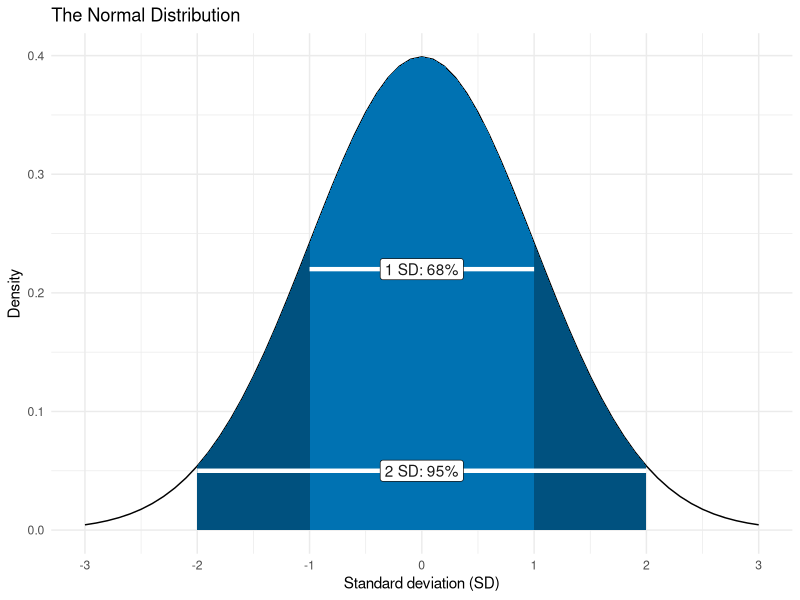
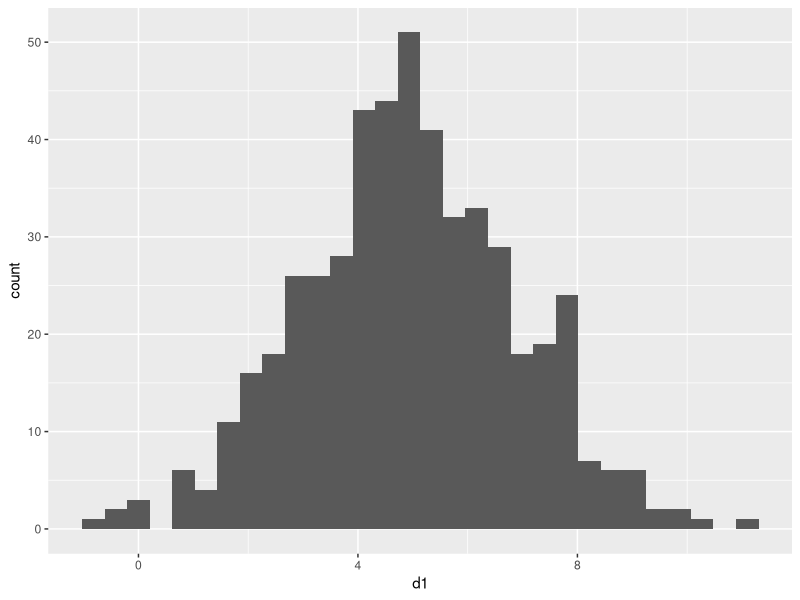
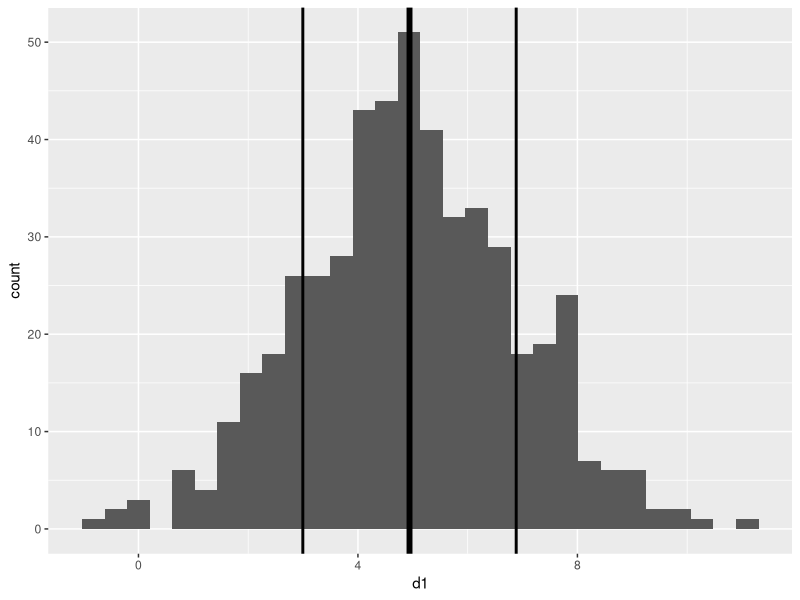
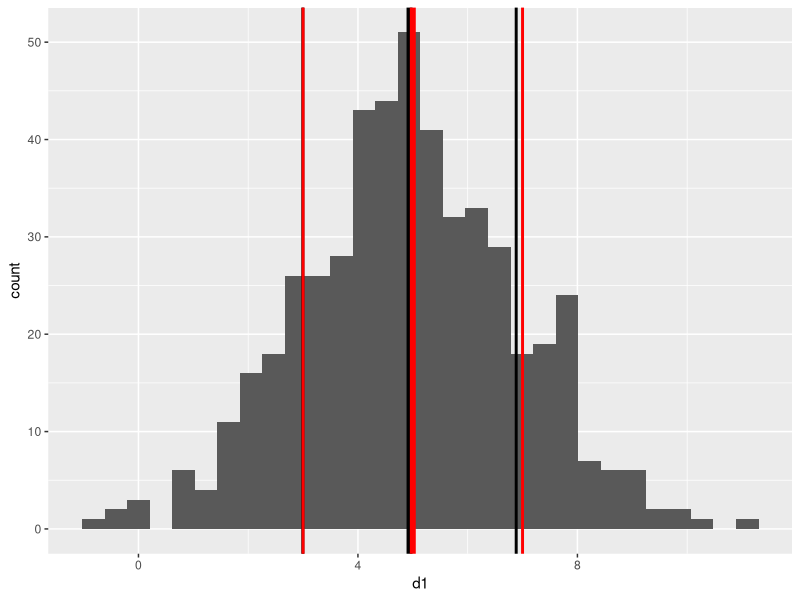

R code for these plots, in order: (Note: this script raises an error after producing the figures.)
## ---- chunk 1
# Load necessary libraries
library(ggplot2)
library(dplyr)

# Create the data frame with normal distribution density and highlight regions for 1 and 2 SDs
normData <- data.frame(x = seq(-3, 3, 0.1)) %>%
  mutate(
    dens = dnorm(x, mean = 0, sd = 1),
    sd1 = between(x, -1, 1),
    sd2 = between(x, -2, 2)
  )

# Create the plot
ggplot(normData, aes(x = x, y = dens)) +
  geom_line() +  # Line for the normal distribution
  geom_ribbon(  # Area for 2 SD region
    data = filter(normData, sd2),
    aes(ymax = dens, ymin = 0), fill = "#00517f"
  ) +
  geom_ribbon(  # Area for 1 SD region
    data = filter(normData, sd1),
    aes(ymax = dens, ymin = 0), fill = "#0072B2"
  ) +
  # Use annotate for the 1 SD segment and label
  annotate(
    "segment", x = -1, xend = 1, y = 0.22, yend = 0.22,
    colour = "#FFFFFF", size = 1.5
  ) +
  annotate(
    "label", label = "1 SD: 68%", x = 0, y = 0.22,
    colour = "gray10", fill = "#FFFFFF"
  ) +
  # Use annotate for the 2 SD segment and label
  annotate(
    "segment", x = -2, xend = 2, y = 0.05, yend = 0.05,
    colour = "#FFFFFF", size = 1.5
  ) +
  annotate(
    "label", label = "2 SD: 95%", x = 0, y = 0.05,
    colour = "gray10", fill = "#FFFFFF"
  ) +
  # Axis labels and title
  xlab("Standard deviation (SD)") +
  ylab("Density") +
  scale_x_continuous(breaks = seq(-4, 4, 1)) +
  ggtitle("The Normal Distribution") +
  theme_minimal()  # Use a clean theme

## ---- chunk 2
set.seed(3542)
## ---- chunk 3
rnorm(6, 5, 2)
## ---- chunk 4
set.seed(42)
rn <- data.frame(d1 = rnorm(500, 5, 2))
summary(rn) # Take a look

# Plot the data
(p1 <- ggplot(rn, aes(x = d1)) +
  geom_histogram()
)
## ---- chunk 5
(sv <- rn %>%
  summarise(
    meanEst = mean(d1),
    sdEst = sd(d1),
    varEst = var(d1),
    semEst = sd(d1) / sqrt(n())
  )
)
## ---- chunk 6
(p2 <- p1 +
  geom_vline(xintercept = sv$meanEst, size = 2) + # mean
  geom_vline(xintercept = sv$meanEst + sv$sdEst, size = 1) + # high
  geom_vline(xintercept = sv$meanEst - sv$sdEst, size = 1) # low
)
## ---- chunk 7
(p3 <- p2 +
  geom_vline(xintercept = 5, size = 2, colour = "red") + # mean
  geom_vline(xintercept = 5 + 2, size = 1, colour = "red") + # high
  geom_vline(xintercept = 5 - 2, size = 1, colour = "red") # low
)
## ---- chunk 8
set.seed(42)
rn <- data.frame(d1 = rnorm(500, 5, 2), d2 = rnorm(500, 8, 1))
summary(rn)
## ---- chunk 9
rn <- pivot_longer(rn,
  cols = c(d1, d2), names_to = "sampleID",
  values_to = "value"
) # rearrange data

# Plot histograms using "identity", and make them transparent
ggplot(rn, aes(x = value, fill = sampleID)) +
  geom_histogram(position = "identity", alpha = 0.5)
## ---- chunk 10
set.seed(42)
poissonData <- data.frame(x = seq(0, 10, 1)) %>%
  mutate(dens = dpois(x, lambda = 2))

L2 <- ggplot(poissonData, aes(x = x, y = dens)) +
  geom_point() +
  geom_segment(aes(x = x, xend = x, y = 0, yend = dens)) +
  scale_x_continuous(breaks = 0:10) +
  xlab("x") +
  ylab("Density") +
  theme_minimal()

poissonData <- data.frame(x = seq(0, 10, 1)) %>%
  mutate(dens = dpois(x, lambda = 5))

L5 <- ggplot(poissonData, aes(x = x, y = dens)) +
  geom_point() +
  geom_segment(aes(x = x, xend = x, y = 0, yend = dens)) +
  scale_x_continuous(breaks = 0:10) +
  xlab("x") +
  ylab("Density") +
  theme_minimal()

L2 + ggtitle("lambda = 2") + L5 + ggtitle("lambda = 5")
## ---- chunk 11
set.seed(23)
rp <- data.frame(d1 = rpois(500, 2.4))
summary(rp) # Take a look

# Plot the data
(p1 <- ggplot(rp, aes(x = d1)) +
  geom_histogram(binwidth = 1) # we know the bins will be 1
)
## ---- chunk 12
(sv <- rp %>%
  summarise(
    meanEst = mean(d1),
    sdEst = sd(d1)
  )
)
## ---- chunk 13
p1 +
  geom_vline(xintercept = sv$meanEst, size = 2) +
  geom_vline(xintercept = sv$meanEst + 2 * sv$sdEst, size = 1) +
  geom_vline(xintercept = sv$meanEst - 2 * sv$sdEst, size = 1)
## ---- chunk 14
(sv <- rp %>%
  summarise(
    minVal = min(d1),
    q25 = quantile(d1, 0.25),
    med = median(d1),
    q75 = quantile(d1, 0.75),
    maxVal = max(d1)
  )
)

# base R summary is just as good.
summary(rp$d1)
## ---- chunk 15
set.seed(42)
rn <- data.frame(
  normDist = rnorm(500, 2, 2),
  poisDist = rpois(500, 2.4)
)
summary(rn)

rn <- pivot_longer(rn,
  cols = c(normDist, poisDist),
  names_to = "sampleID", values_to = "value"
) # rearrange data

# Plot histograms using "identity", and make them transparent
ggplot(rn, aes(x = value, fill = sampleID)) +
  geom_histogram(position = "identity", alpha = 0.5, binwidth = 1)
## ---- chunk 16
ggplot(rn, aes(x = sampleID, y = value, fill = sampleID)) +
  geom_boxplot()
## ---- chunk 17
set.seed(20)
coinToss <- c("Heads", "Tails")
sample(coinToss, 1)
## ---- chunk 18
set.seed(25)
result <- sample(coinToss, 6, replace = TRUE)
table(result)
## ---- chunk 19
set.seed(2)
result <- data.frame(result = sample(coinToss, 6, replace = TRUE))

ggplot(result, aes(x = result)) +
  geom_bar()
## ---- chunk 20
set.seed(123)
diceRoll <- 1:6
sample(diceRoll, 1)
